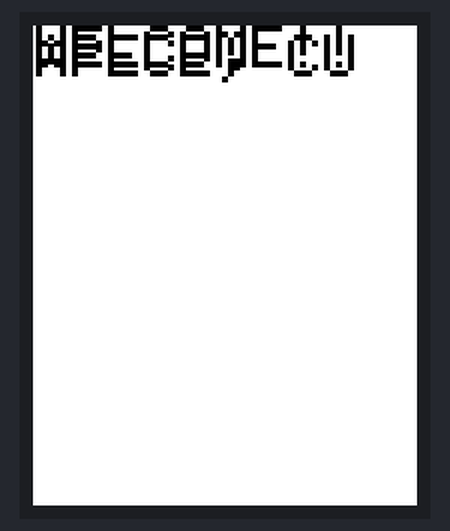
A sketch run on a simulated Arduino Uno, built with avr-gcc and run on an emulated ATmega328P. Shown: 128×160 colour display.

Above: at 4.1 s.
At 7.1 s:
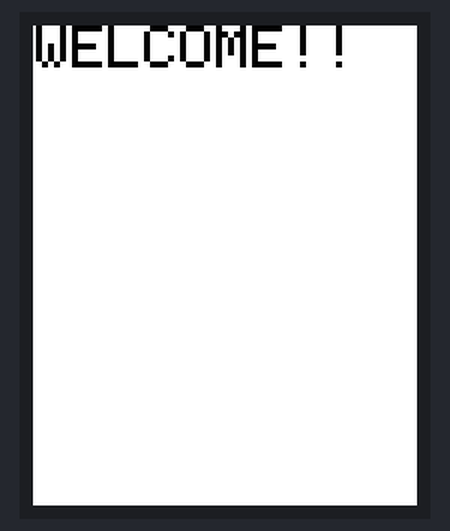

The sketch:

Server_CHeck.ino
```cpp
//#include <TFT.h>  // Arduino LCD library
#include <Adafruit_GFX.h>
#include <Adafruit_ST7735.h>

#include <Adafruit_Fingerprint.h>
#include <SoftwareSerial.h>
Adafruit_Fingerprint finger = Adafruit_Fingerprint(&Serial);
#include <SPI.h>
#define cs   15
#define dc   12
#define rst  13
bool dip;
// create an instance of the library

Adafruit_ST7735 TFTscreen = Adafruit_ST7735(cs, dc, rst);

// char array to print to the screen
int val = 0;

void setup() {
      finger.begin((uint64_t)115200);
  Serial.begin(9600);
  //TFTscreen.begin();
 // TFTscreen.background(0, 0, 0);
 TFTscreen.fillScreen(ST7735_WHITE);
  // write the static text to the screen
  // set the font color to white
//  TFTscreen.stroke(255, 255, 255);
  TFTscreen.setTextSize(2);
  // write the text to the top left corner of the screen
  TFTscreen.setCursor(1,0);
  TFTscreen.setTextColor(ST7735_BLACK);
  TFTscreen.print("WELCOME!!  ");
  delay(3000);
  TFTscreen.setCursor(1,3);
  TFTscreen.print("APECE, CU ");
  TFTscreen.setTextSize(5);
  delay(3000);
}

void loop() {
   Serial.begin(9600);
  //TFTscreen.begin();
 // TFTscreen.background(0, 0, 0);
 TFTscreen.fillScreen(ST7735_WHITE);
  // write the static text to the screen
  // set the font color to white
//  TFTscreen.stroke(255, 255, 255);
  TFTscreen.setTextSize(2);
  // write the text to the top left corner of the screen
  TFTscreen.setCursor(1,0);
  TFTscreen.setTextColor(ST7735_BLACK);
  TFTscreen.print("WELCOME!!  ");
  delay(3000);
  TFTscreen.setCursor(1,3);
  TFTscreen.print("APECE, CU ");
  TFTscreen.setTextSize(5);
  delay(3000);
  finger.Enroll_into_memory();
  dip=finger.Identify();

  }
```

Measured:
- what the display in image 0 shows lasts 3.0 s, from 4.0 s to 7.0 s
